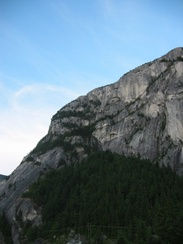
%> input picture project_2/submitformat/Images/input/1.jpg, 183 x 244 px, shrunk from 568 x 758 before the run
$ octave p5.m   (GNU Octave 9; MATLAB toolbox functions it lacks are replaced by stand-ins)
%> lines starting %> are read from the running program, lines starting %| are printed output that depends on the picture
% read an input

train1_1 = imread('1.jpg');
%> train1_1 is the input picture: size 244x183x3 uint8; mean R, G, B 98.6, 120.4, 132.8
train1_2 = imread('2.jpg');
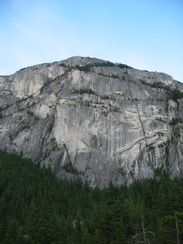
%> input picture project_2/submitformat/Images/input/2.jpg, 183 x 244 px, shrunk from 568 x 758 before the run
%> train1_2 is the input picture: size 244x183x3 uint8; mean R, G, B 108.5, 124.8, 128.6
train1_3 = imread('3.jpg');
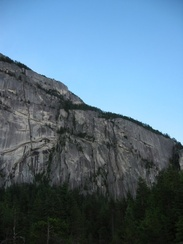
%> input picture project_2/submitformat/Images/input/3.jpg, 183 x 244 px, shrunk from 568 x 758 before the run
%> train1_3 is the input picture: size 244x183x3 uint8; mean R, G, B 86.5, 113.2, 132.4

train1_1 = rgb2gray(train1_1);
%> train1_1: size 244x183 uint8
train1_2 = rgb2gray(train1_2);
%> train1_2: size 244x183 uint8
train1_3 = rgb2gray(train1_3);
%> train1_3: size 244x183 uint8


cm1_1 = cornermetric(train1_1);
cm1_2 = cornermetric(train1_2);
cm1_3 = cornermetric(train1_3);


Nbest = 200;
[feature_vector1,x_best_1,y_best_1] = get_feature_descriptor(cm1_1,train1_1);
%> in get_feature_descriptor, `lm1_1 = imregionalmax(corner_metric);`:
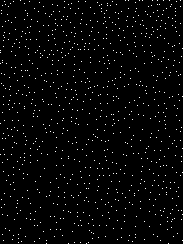
%> lm1_1: size 244x183 logical; 2% white in thin lines or dots
%> in get_feature_descriptor, `[x,y] = find(lm1_1);`: x = 912 values from 1 to 244; y = 912 values from 1 to 183
%> in get_feature_descriptor, `N_Strong = size(x,1);`: N_Strong = 912
%> after the loop in get_feature_descriptor, `for i = 1:N_Strong`: ED = 676
%> in get_feature_descriptor, `[sort_r,index] = sort(r,'descend');`: index = 912 values, max 912 at index 183, min 1 at index 551, mean 456.5
%> after the loop in get_feature_descriptor, `for i = 1:Nbest`: c_best = 200 columns, first 8: [120 106 176 6 49 5 243 235; 52 159 9 111 183 53 81 154]
%> in get_feature_descriptor, `x_best = c_best(1,:);`: x_best = 200 values, max 244 at index 85, min 1 at index 32, mean 125.8
%> in get_feature_descriptor, `y_best = c_best(2,:);`: y_best = 200 values, max 183 at index 5, min 2 at index 34, mean 93.88
%> in get_feature_descriptor, `feature_vector = zeros(64,size(x_best,2));`: feature_vector: size 64x200 double; every value is 0
%> the loop in get_feature_descriptor, `for i = 1:size(x_best,2)` made 200 passes
%> (x_left, x_right, y_top, y_bottom) on passes 1 to 3: (100, 140, 32, 72), (86, 126, 139, 179), (156, 196, 1, 29)
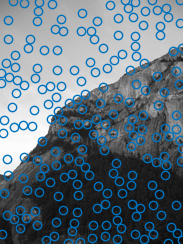
%> figure redrawn from the program's plot data
%> x_best_1 has the same summary as x_best in get_feature_descriptor; y_best_1 has the same summary as y_best in get_feature_descriptor
[feature_vector2,x_best_2,y_best_2] = get_feature_descriptor(cm1_2,train1_2);
%> in get_feature_descriptor (call 2), `lm1_1 = imregionalmax(corner_metric);`: lm1_1: size 244x183 logical; 1.9% white in thin lines or dots
%> in get_feature_descriptor (call 2), `[x,y] = find(lm1_1);`: x = 866 values from 1 to 244; y = 866 values from 1 to 183
%> in get_feature_descriptor (call 2), `N_Strong = size(x,1);`: N_Strong = 866
%> in get_feature_descriptor (call 2), `[sort_r,index] = sort(r,'descend');`: index = 866 values, max 866 at index 82, min 1 at index 276, mean 433.5
%> after the loop in get_feature_descriptor (call 2), `for i = 1:Nbest`: c_best = 200 columns, first 8: [136 98 64 1 4 85 235 230; 157 27 115 177 14 167 25 145]
%> in get_feature_descriptor (call 2), `x_best = c_best(1,:);`: x_best = 200 values, max 244 at index 51, min 1 at index 4, mean 125
%> in get_feature_descriptor (call 2), `y_best = c_best(2,:);`: y_best = 200 values, max 183 at index 82, min 1 at index 17, mean 91.68
%> the loop in get_feature_descriptor (call 2), `for i = 1:size(x_best,2)` made 200 passes
%> (x_left, x_right, y_top, y_bottom) on passes 1 to 3: (116, 156, 137, 177), (78, 118, 7, 47), (44, 84, 95, 135)
%> after the loop in get_feature_descriptor (call 2), `for i = 1:size(x_best,2)`:
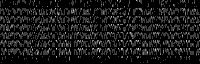
%> feature_vector: size 64x200 double; min 0, max 4, mean 0.406; drawn with min black and max white
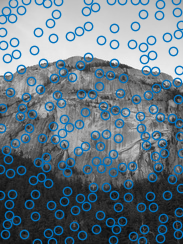
%> figure redrawn from the program's plot data
%> x_best_2 has the same summary as x_best in get_feature_descriptor; y_best_2 has the same summary as y_best in get_feature_descriptor
k =1;
for i = 1:size(feature_vector1,2)
      first_pt = zeros(64,1);
      first = 1000000000000;
      second = 1000000000000;
    for j = 1:size(feature_vector2,2)
      dist = abs(norm(feature_vector1(:,i) - feature_vector2(:,j)));
        if dist <first
            second = first
            first = dist
            second_pt_index = j;
        elseif dist<second && dist~= first
            second = dist
        end
    end
    if first/second >0.75
        matchedpts1(k,:) = [x_best_1(i),y_best_1(i)];
        matchedpts2(k,:) = [x_best_2(i),y_best_2(i)];
        k = k+1;
    end

end
%> after the loop, k = 155; matchedpts1 = 154 rows, first 12: [120 52; 176 9; 6 111; 49 183; 243 81; 235 154; 21 9; 32 82; 141 181; 194 123; 95 86; 125 88]; matchedpts2 = 154 rows, first 12: [136 157; 64 115; 1 177; 4 14; 235 25; 230 145; 1 123; 188 94; 147 101; 1 89; 226 178; 196 1]; second_pt_index = 75

figure; ax = axes;
showMatchedFeatures(train1_1,train1_2,matchedpts1,matchedpts2,'montage','Parent',ax);
title(ax, 'Candidate point matches');
legend(ax, 'Matched points 1','Matched points 2');
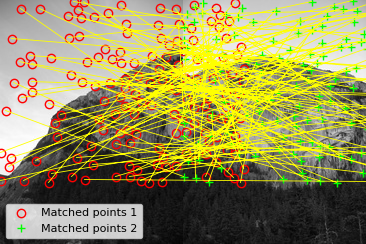
%> figure redrawn from the program's plot data; its title reads 'Candidate point matches'


function [feature_vector,x_best,y_best] = get_feature_descriptor(corner_metric, train_image)
Nbest = 200;
lm1_1 = imregionalmax(corner_metric);


[x,y] = find(lm1_1);

N_Strong = size(x,1);

r = inf(1,N_Strong);
ED = 0;

for i = 1:N_Strong
    for j = 1:N_Strong
        if corner_metric(x(j),y(j)) > corner_metric(x(i),y(i))
           ED =  (x(j)-x(i))^2 + (y(j)-y(i))^2;
           if ED < r(i)
              r(i) = ED;
           end
        end
    end
end

[sort_r,index] = sort(r,'descend');


c_best = zeros(2,Nbest);

for i = 1:Nbest
    c_best(1,i) = x(index(i));
    c_best(2,i) = y(index(i));
end

x_best = c_best(1,:);
y_best = c_best(2,:);

figure;
imshow(train_image);
hold on;
scatter(y_best,x_best,'r.')
hold off;
H = fspecial('gaussian',40,2);
feature_vector = zeros(64,size(x_best,2));
for i = 1:size(x_best,2)
    x_left = max(x_best(i) -20,1);
    x_right = min(x_best(i)+20,size(train_image,1));
    y_top = max(y_best(i) -20,1);
    y_bottom = min(y_best(i)+20,size(train_image,2));
    new_matrix = train_image(x_left:x_right , y_top:y_bottom);
    convol_matrix = imfilter(new_matrix,H);
    resized_matrix = imresize(convol_matrix,[8,8]);
    resized_matrix = resized_matrix(resized_matrix > -100);
    stand_matrix = (resized_matrix - mean(resized_matrix))/std(double(resized_matrix));
    feature_vector(:,i) = stand_matrix;
end
end
